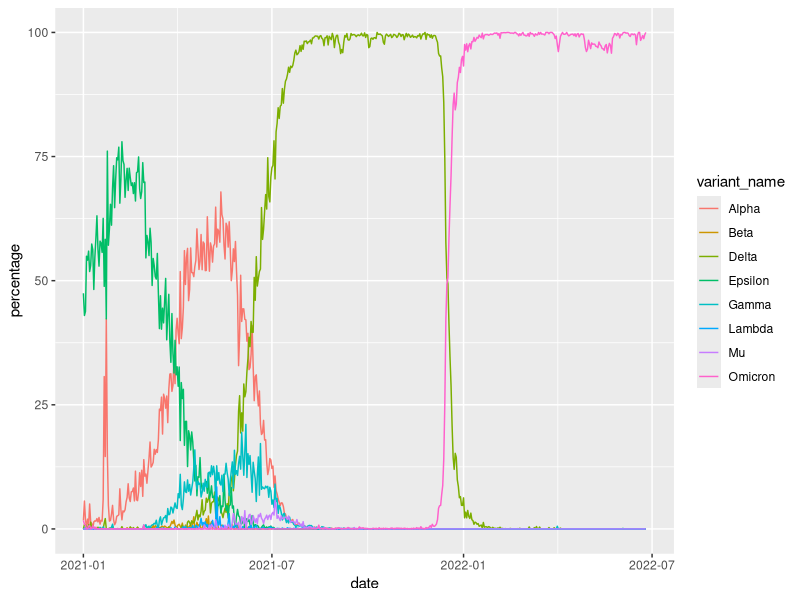
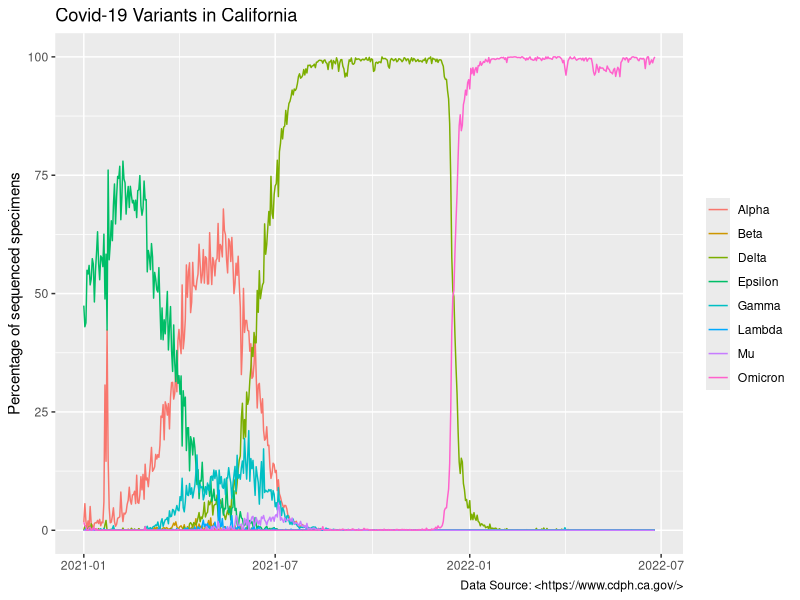
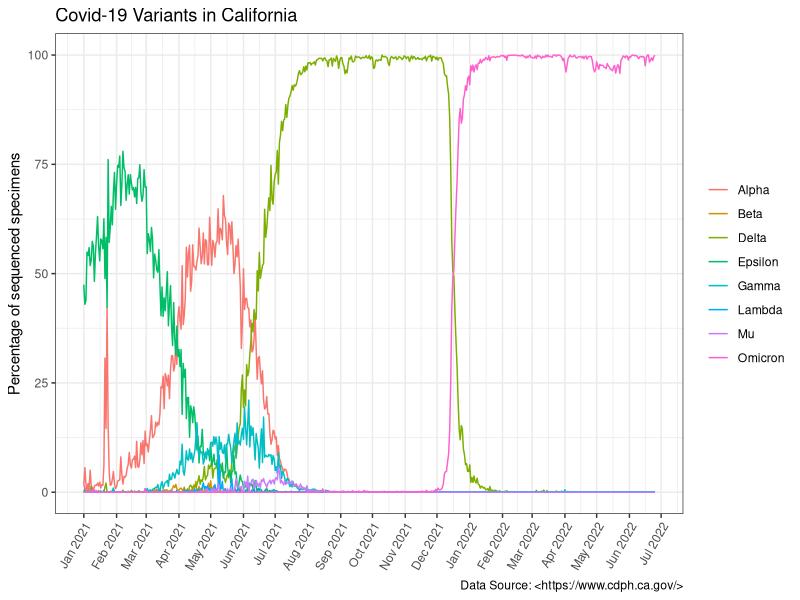

Recreate these plots in R, in order.
## ---- chunk 1
library(ggplot2)
library(lubridate)
library(dplyr)
## ---- chunk 2
variants <- read.csv("covid19_variants.csv")
## ---- chunk 3
table(variants$variant_name)
## ---- chunk 4
variants.sequenced <- filter(variants, variant_name!="Total" & variant_name!="Other")
## ---- chunk 5
variants.sequenced$date <- ymd(variants.sequenced$date)
## ---- chunk 6
variants.trend <- ggplot(data=variants.sequenced,
                         aes(x=date, y=percentage, color=variant_name)) +
                  geom_line(aes(group=variant_name))
variants.trend
## ---- chunk 7
variants.trend <- variants.trend +
                  labs(x=NULL,
                       y="Percentage of sequenced specimens",
                       color=NULL,
                       title="Covid-19 Variants in California",
                       caption="Data Source: <https://www.cdph.ca.gov/>")
variants.trend
## ---- chunk 8
variants.trend <- variants.trend +
                  scale_x_date(date_labels = "%b %Y", date_breaks = "1 month") +
                  theme_bw() +
                  theme(axis.text.x = element_text(angle = 60, hjust=1))
variants.trend
